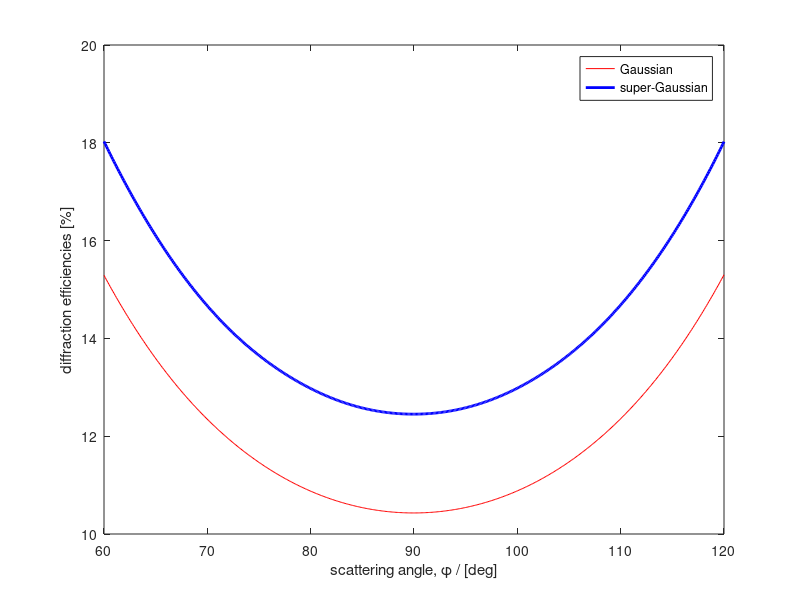

The MATLAB script that drew this image:
%%
load('data/effi_dist=8mm/efficiency_super.mat')
x2 = x;
s2 = s;
load('data/effi_dist=8mm/efficiency_gauss.mat')
%%
% load('data/effi_dist=5mm/efficiency_super.mat')
% x2 = x;
% s2 = s;
% load('data/effi_dist=5mm/efficiency_gauss.mat')
%%
figure();clf;
plot(x + 90, s, 'r', x2 + 90, s2, 'b', 'linewidth', 2);
xlabel('scattering angle, \phi / [deg]')
ylabel('diffraction efficiencies [%]')
legend('Gaussian', 'super-Gaussian')